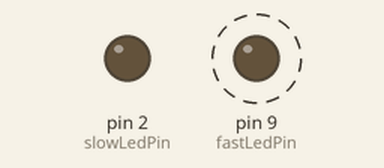
Bench run of a sketch on a simulated Arduino Uno, built with avr-gcc and run on an emulated ATmega328P. Shown: output pins drawn as LEDs (lit = HIGH). Dashed ring = blinking.

Above: at 0.8 s.
At 8.8 s:
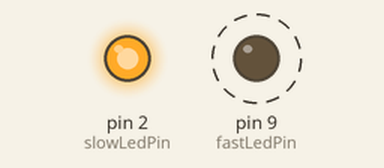
Timing chart, 0 to 13.0 s (numbered marks = the images above):
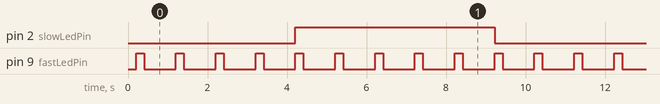

The sketch:

DT_Blink2.ino
```cpp
/*
    Blink 2 LEDs, based on the timer, not delays
    The blink cycle of the second (slow) LED is based on the cycle of the first (fast) LED.
    David Tangye <DavidTangye@gmail.com> - 08/09/2014
 */


//const float fastCycleSecs = 0.5;
const float fastCycleSecs = 1.0;
const long onMillis = 200;
const int fastLedPin = 9;

const int slowLedCycle = 5; // Number of fast cycles per slow cycle
const int slowLedPin = 2;
int fastLedCycleCount = 0;

int fastLedState = LOW;
int slowLedState = LOW;
long previousMillis = 0;

const long offMillis = (1000 * fastCycleSecs) - onMillis;
long timerMillis = onMillis;


void setup() {
  pinMode(fastLedPin, OUTPUT);
  pinMode(slowLedPin, OUTPUT);
  digitalWrite(slowLedPin,slowLedState);
}

void loop() {
  unsigned long currentMillis = millis();

  if(currentMillis - previousMillis > timerMillis) {
    if (fastLedState == LOW) {
      fastLedState = HIGH;
      timerMillis = onMillis;
//      SlowLed;
      fastLedCycleCount = fastLedCycleCount + 1;
      if(fastLedCycleCount == slowLedCycle) {
        if (slowLedState == LOW) {
          slowLedState = HIGH;
        }
        else {
          slowLedState = LOW;
        }
        digitalWrite(slowLedPin,slowLedState);
        fastLedCycleCount = 0;
      }
   }
    else {
      fastLedState = LOW;
      timerMillis = offMillis;
    }
    digitalWrite(fastLedPin, fastLedState);
    previousMillis = currentMillis;
  }
}
```

Measured:
- by itself, pin 2 (slowLedPin): alternates HIGH for 5.0 s and LOW for 5.0 s
- by itself, pin 9 (fastLedPin): alternates HIGH for 0.20 s and LOW for 0.80 s
- by itself, everything shown: repeats every 10.0 s, in 20 steps
